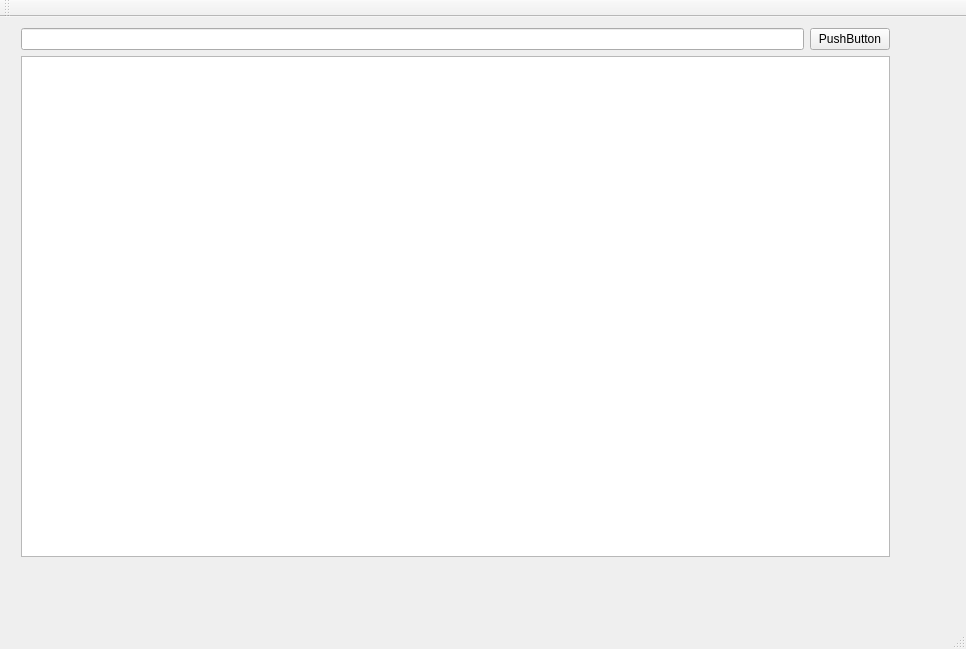
<?xml version="1.0" encoding="UTF-8"?>
<ui version="4.0">
 <class>MainWindow</class>
 <widget class="QMainWindow" name="MainWindow">
  <property name="geometry">
   <rect>
    <x>0</x>
    <y>0</y>
    <width>966</width>
    <height>649</height>
   </rect>
  </property>
  <property name="windowTitle">
   <string>MainWindow</string>
  </property>
  <widget class="QWidget" name="centralWidget">
   <widget class="QWidget" name="verticalLayoutWidget">
    <property name="geometry">
     <rect>
      <x>10</x>
      <y>0</y>
      <width>891</width>
      <height>551</height>
     </rect>
    </property>
    <layout class="QVBoxLayout" name="verticalLayout">
     <item>
      <layout class="QVBoxLayout" name="verticalLayout_2">
       <item>
        <layout class="QHBoxLayout" name="horizontalLayout">
         <item>
          <widget class="QLineEdit" name="lineEdit"/>
         </item>
         <item>
          <widget class="QPushButton" name="pushButton">
           <property name="text">
            <string>PushButton</string>
           </property>
           <property name="autoDefault">
            <bool>true</bool>
           </property>
           <property name="default">
            <bool>false</bool>
           </property>
          </widget>
         </item>
        </layout>
       </item>
       <item>
        <widget class="QPlainTextEdit" name="plainTextEdit"/>
       </item>
      </layout>
     </item>
    </layout>
   </widget>
   <zorder>verticalLayoutWidget</zorder>
   <zorder>plainTextEdit</zorder>
  </widget>
  <widget class="QMenuBar" name="menuBar">
   <property name="geometry">
    <rect>
     <x>0</x>
     <y>0</y>
     <width>966</width>
     <height>19</height>
    </rect>
   </property>
  </widget>
  <widget class="QToolBar" name="mainToolBar">
   <attribute name="toolBarArea">
    <enum>TopToolBarArea</enum>
   </attribute>
   <attribute name="toolBarBreak">
    <bool>false</bool>
   </attribute>
  </widget>
  <widget class="QStatusBar" name="statusBar"/>
 </widget>
 <layoutdefault spacing="6" margin="11"/>
 <resources/>
 <connections/>
</ui>
